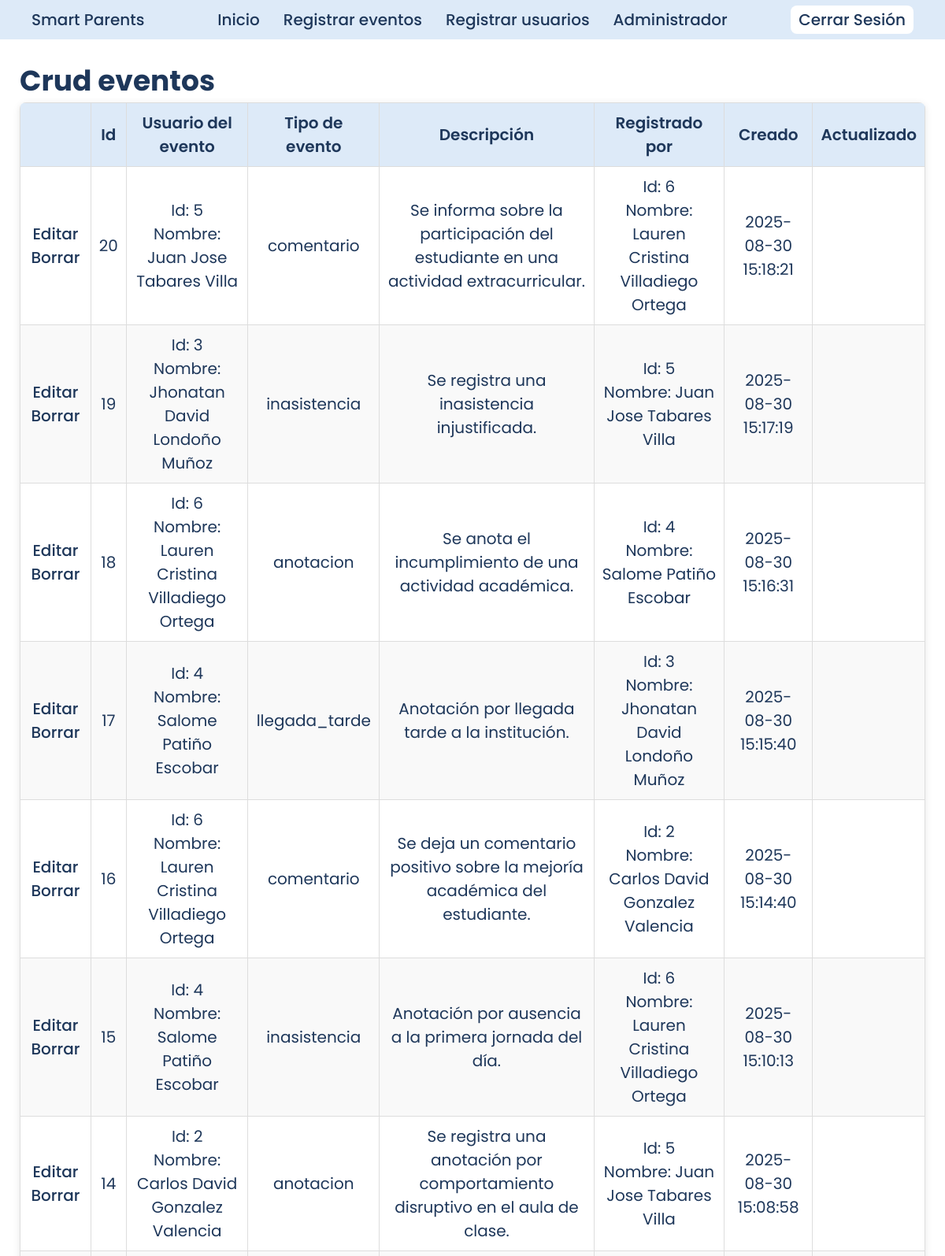
The app's page /views/crud/eventos/crud_eventos.php (signed in, upper part) with its own data.
### tables this page shows
CREATE TABLE eventos (
    id_evento INT AUTO_INCREMENT PRIMARY KEY,
    id_usuario INT NOT NULL,
    tipo_evento ENUM('llegada_tarde', 'anotacion', 'inasistencia', 'comentario') NOT NULL,
    descripcion TEXT NOT NULL,
    registrado_por INT NOT NULL,
    created_at TIMESTAMP DEFAULT CURRENT_TIMESTAMP,
    updated_at TIMESTAMP DEFAULT CURRENT_TIMESTAMP,
    FOREIGN KEY (id_usuario) REFERENCES usuarios(id_usuario),
    FOREIGN KEY (registrado_por) REFERENCES usuarios(id_usuario)
);

CREATE TABLE usuarios (
    id_usuario INT AUTO_INCREMENT PRIMARY KEY,
    rol ENUM('estudiante', 'profesor', 'administrador') NOT NULL,
    identificacion VARCHAR(10) UNIQUE NOT NULL,
    nombre1 VARCHAR(30) NOT NULL,
    nombre2 VARCHAR(30) NULL,
    apellido1 VARCHAR(30) NOT NULL,
    apellido2 VARCHAR(30) NULL,
    email VARCHAR(100) UNIQUE NULL,
    telefono VARCHAR (10) NOT NULL,
    password VARCHAR(255) NOT NULL,
    asignatura ENUM('Administración', 'Matematicas', 'Español', 'Quimica', 'C.Sociales') NULL,
    created_at TIMESTAMP DEFAULT CURRENT_TIMESTAMP,
    updated_at TIMESTAMP DEFAULT CURRENT_TIMESTAMP
);

### actions/eventos/crud_eventos.php (called while the page is built)
<?php
    include $_SERVER['DOCUMENT_ROOT'] . '/smart-parents/config/db_config.php';
    $stmt = $conexion->prepare("SELECT e.id_evento, u1.id_usuario AS id_u1, u1.nombre1 AS nombre1_u1, u1.nombre2 AS nombre2_u1, u1.apellido1 AS apellido1_u1, u1.apellido2 AS apellido2_u1, e.tipo_evento, e.descripcion, u2.id_usuario AS registrado_por, u2.nombre1 AS nombre1_u2, u2.nombre2 AS nombre2_u2, u2.apellido1 AS apellido1_u2, u2.apellido2 AS apellido2_u2, e.created_at, e.updated_at FROM eventos AS e INNER JOIN usuarios AS u1 ON e.id_usuario = u1.id_usuario INNER JOIN usuarios AS u2 ON e.registrado_por = u2.id_usuario ORDER BY id_evento DESC");
    $stmt->execute();
    $resultado = $stmt->get_result();
?>

### views/crud/eventos/crud_eventos.php (the view, shortened to what this page needs)
<?php
    $rol = $_SESSION['rol'];
?>
<!DOCTYPE html>
<html lang="en">
<head>
    <link rel="stylesheet" href="/smart-parents/assets/css/style.css">
</head>
<body>
    <?php include $_SERVER['DOCUMENT_ROOT'] . '/smart-parents/includes/dashboard_header.php'; ?>
    <main>
        <h1>Crud eventos</h1>
        <table class="tabla">
            <thead>
                <tr>
                    <th></th>
                    <th>Id</th>
                    <th>Usuario del evento</th>
                    <th>Tipo de evento</th>
                    <th>Descripción</th>
                    <th>Registrado por</th>
                    <th>Creado</th>
                    <th>Actualizado</th>
                </tr>
            </thead>
            <tbody>
                <?php include $_SERVER['DOCUMENT_ROOT'] . '/smart-parents/actions/eventos/crud_eventos.php'; ?>
                <?php while ($row = $resultado->fetch_assoc()) { ?>
                    <tr>
                        <td>
                            <a href="/smart-parents/views/crud/eventos/editar_eventos.php?id=<?=$row['id_evento']?>">Editar</a>
                            <a href="/smart-parents/views/crud/eventos/borrar_eventos.php?id=<?=$row['id_evento']?>">Borrar</a>
                        </td>
                        <td><?= $row['id_evento']; ?></td>
                        <td>
                            Id: <?= $row['id_u1']; ?> <br>
                            Nombre: <?= $row['nombre1_u1'] . " ". $row['nombre2_u1'] . " ". $row['apellido1_u1'] . " ". $row['apellido2_u1']; ?>
                        </td>
                        <td><?= $row['tipo_evento']; ?></td>
                        <td><?= $row['descripcion']; ?></td>
                        <td>
                            Id: <?= $row['registrado_por']; ?> <br>
                            Nombre: <?= $row['nombre1_u2'] . " ". $row['nombre2_u2'] . " ". $row['apellido1_u2'] . " ". $row['apellido2_u2']; ?>
                        </td>
                        <td><?= $row['created_at']; ?></td>
                        <td><?= $row['update_at']; ?></td>
                    </tr>
                <?php } ?>
            </tbody>
        </table>
    </main>
</body>
</html>

### includes/dashboard_header.php
<?php
    echo
    '<header class="header">
        <div class="header_logo">
            <a href="/smart-parents/views/dashboard.php">Smart Parents</a>
        </div>
        <nav class="header_nav">
            <ul class="header_nav_list">
                <li><a href="/smart-parents/views/dashboard.php">Inicio</a></li>                     ';
                if ($rol !='estudiante') {
                    echo '<li><a href="/smart-parents/views/crud/eventos/registrar_eventos.php">Registrar eventos</a></li>   ';
                };
                if ($rol === 'administrador') {
                    echo '<li><a href="/smart-parents/views/crud/usuarios/registrar_usuarios.php">Registrar usuarios</a></li>   ';
                };
                if ($rol === 'administrador') {
                    echo '<li><a href="/smart-parents/views/crud/admin.php">Administrador</a></li>   ';
                };
        echo'</ul>
        </nav>
        <div class="header_nav_login">
            <a href="/smart-parents/actions/auth/logout.php" class="btn_secundary">Cerrar Sesión</a>
        </div>
    </header>';
?>

### assets/css/style.css (style rules this page uses)
* { padding: 0px; margin: 0px; box-sizing: border-box; }
main { margin: 25px; }
:root { --color-bg: #ffffff; --color-header: #ddeaf8; --color-btn-primary: #00abe4; --color-btn-primary-hover: #2373ff; --color-heading: #1e375a; --color-text-base: #61728e; --color-text-btn-hover: #2364d2; --color-icons: #aaccfb; --color-green: #40a02b; --color-red: #d20f39; }
.btn_secundary { background-color: var(--color-bg); color: var(--color-heading); font-size: 20px; border-radius: 8px; padding: 3px 10px; }
a { text-decoration: none; font-family: "Poppins", sans-serif; font-weight: 500; font-style: normal; color: var(--color-heading); font-size: 20px; transition: color 0.2s ease; }
h1 { font-family: "Poppins", sans-serif; font-weight: 700; font-style: normal; color: var(--color-heading); font-size: 36px; }
.header { background-color: var(--color-header); display: grid; grid-template-columns: 1fr auto 1fr; height: 50px; }
.header_logo { margin-left: 40px; display: flex; align-items: center; }
.header_nav { display: flex; align-items: center; justify-content: center; }
.header_nav_list { list-style: none; display: flex; gap: 30px; }
.header_nav_login { display: flex; justify-self: flex-end; align-self: center; margin-right: 40px; }
.tabla { width: 100%; border-collapse: collapse; font-family: Arial, sans-serif; font-size: 14px; background-color: #fff; border-radius: 8px; overflow: hidden; box-shadow: 0 2px 10px rgba(0,0,0,0.1); }
.tabla th, .tabla td { padding: 10px 10px; text-align: center; border-bottom: 1px solid ddd; border-top: 1px solid #ddd; border-right: 1px solid #ddd; border-left: 1px solid #ddd; font-family: "Poppins", sans-serif; font-weight: 400; font-style: normal; color: var(--color-heading); line-height: 30px; font-size: 20px; }
.tabla th { font-weight: 600; }
.tabla thead { background-color: var(--color-header); color: var(--color-heading); }
.tabla tbody tr { border-bottom: 1px solid #ddd; border-left: 1px solid #ddd; border-right: 1px solid #ddd; }
.tabla tbody tr:nth-child(even) { background-color: #f9f9f9; }

### records on screen
eventos: id_evento "20", id_usuario.id_usuario "5", id_usuario.nombre1 "Juan", id_usuario.nombre2 "Jose", id_usuario.apellido1 "Tabares", id_usuario.apellido2 "Villa", tipo_evento "comentario", descripcion "Se informa sobre la participación del estudiante en una actividad extracurricular.", registrado_por.id_usuario "6", registrado_por.nombre1 "Lauren", registrado_por.nombre2 "Cristina", registrado_por.apellido1 "Villadiego", registrado_por.apellido2 "Ortega", created_at "2025-08-30 15:18:21"
eventos: id_evento "19", id_usuario.id_usuario "3", id_usuario.nombre1 "Jhonatan", id_usuario.nombre2 "David", id_usuario.apellido1 "Londoño", id_usuario.apellido2 "Muñoz", tipo_evento "inasistencia", descripcion "Se registra una inasistencia injustificada.", registrado_por.id_usuario "5", registrado_por.nombre1 "Juan", registrado_por.nombre2 "Jose", registrado_por.apellido1 "Tabares", registrado_por.apellido2 "Villa", created_at "2025-08-30 15:17:19"
eventos: id_evento "18", id_usuario.id_usuario "6", id_usuario.nombre1 "Lauren", id_usuario.nombre2 "Cristina", id_usuario.apellido1 "Villadiego", id_usuario.apellido2 "Ortega", tipo_evento "anotacion", descripcion "Se anota el incumplimiento de una actividad académica.", registrado_por.id_usuario "4", registrado_por.nombre1 "Salome", registrado_por.apellido1 "Patiño", registrado_por.apellido2 "Escobar", created_at "2025-08-30 15:16:31"
eventos: id_evento "17", id_usuario.id_usuario "4", id_usuario.nombre1 "Salome", id_usuario.apellido1 "Patiño", id_usuario.apellido2 "Escobar", tipo_evento "llegada_tarde", descripcion "Anotación por llegada tarde a la institución.", registrado_por.id_usuario "3", registrado_por.nombre1 "Jhonatan", registrado_por.nombre2 "David", registrado_por.apellido1 "Londoño", registrado_por.apellido2 "Muñoz", created_at "2025-08-30 15:15:40"
eventos: id_evento "16", id_usuario.id_usuario "6", id_usuario.nombre1 "Lauren", id_usuario.nombre2 "Cristina", id_usuario.apellido1 "Villadiego", id_usuario.apellido2 "Ortega", tipo_evento "comentario", descripcion "Se deja un comentario positivo sobre la mejoría académica del estudiante.", registrado_por.id_usuario "2", registrado_por.nombre1 "Carlos", registrado_por.nombre2 "David", registrado_por.apellido1 "Gonzalez", registrado_por.apellido2 "Valencia", created_at "2025-08-30 15:14:40"
eventos: id_evento "15", id_usuario.id_usuario "4", id_usuario.nombre1 "Salome", id_usuario.apellido1 "Patiño", id_usuario.apellido2 "Escobar", tipo_evento "inasistencia", descripcion "Anotación por ausencia a la primera jornada del día.", registrado_por.id_usuario "6", registrado_por.nombre1 "Lauren", registrado_por.nombre2 "Cristina", registrado_por.apellido1 "Villadiego", registrado_por.apellido2 "Ortega", created_at "2025-08-30 15:10:13"
eventos: id_evento "14", id_usuario.id_usuario "2", id_usuario.nombre1 "Carlos", id_usuario.nombre2 "David", id_usuario.apellido1 "Gonzalez", id_usuario.apellido2 "Valencia", tipo_evento "anotacion", descripcion "Se registra una anotación por comportamiento disruptivo en el aula de clase.", registrado_por.id_usuario "5", registrado_por.nombre1 "Juan", registrado_por.nombre2 "Jose", registrado_por.apellido1 "Tabares", registrado_por.apellido2 "Villa", created_at "2025-08-30 15:08:58"
